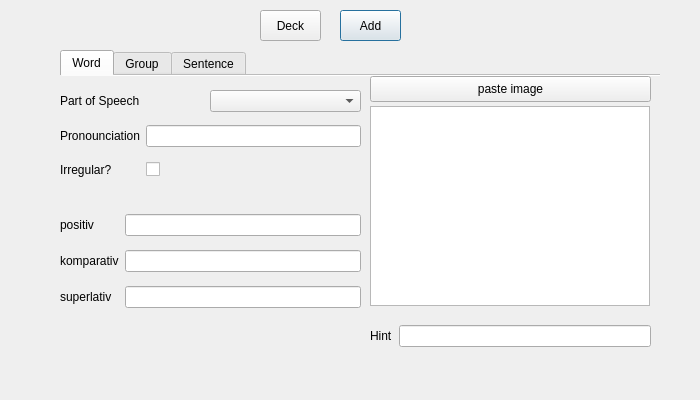
<?xml version="1.0" encoding="UTF-8"?>
<ui version="4.0">
 <class>MeinWindow</class>
 <widget class="QDialog" name="MeinWindow">
  <property name="enabled">
   <bool>true</bool>
  </property>
  <property name="geometry">
   <rect>
    <x>0</x>
    <y>0</y>
    <width>700</width>
    <height>400</height>
   </rect>
  </property>
  <property name="sizePolicy">
   <sizepolicy hsizetype="Preferred" vsizetype="Expanding">
    <horstretch>0</horstretch>
    <verstretch>0</verstretch>
   </sizepolicy>
  </property>
  <property name="windowTitle">
   <string>German Flashcard Creator</string>
  </property>
  <widget class="QPushButton" name="add_button">
   <property name="geometry">
    <rect>
     <x>340</x>
     <y>10</y>
     <width>61</width>
     <height>31</height>
    </rect>
   </property>
   <property name="text">
    <string>Add</string>
   </property>
   <property name="icon">
    <iconset theme="QIcon::ThemeIcon::ContactNew"/>
   </property>
  </widget>
  <widget class="QPushButton" name="deck_button">
   <property name="geometry">
    <rect>
     <x>260</x>
     <y>10</y>
     <width>61</width>
     <height>31</height>
    </rect>
   </property>
   <property name="text">
    <string>Deck</string>
   </property>
   <property name="icon">
    <iconset theme="QIcon::ThemeIcon::ContactNew"/>
   </property>
  </widget>
  <widget class="QTabWidget" name="tabs">
   <property name="geometry">
    <rect>
     <x>60</x>
     <y>50</y>
     <width>600</width>
     <height>350</height>
    </rect>
   </property>
   <property name="sizePolicy">
    <sizepolicy hsizetype="Expanding" vsizetype="Expanding">
     <horstretch>0</horstretch>
     <verstretch>1</verstretch>
    </sizepolicy>
   </property>
   <property name="tabPosition">
    <enum>QTabWidget::TabPosition::North</enum>
   </property>
   <property name="tabShape">
    <enum>QTabWidget::TabShape::Rounded</enum>
   </property>
   <property name="currentIndex">
    <number>0</number>
   </property>
   <property name="elideMode">
    <enum>Qt::TextElideMode::ElideNone</enum>
   </property>
   <property name="documentMode">
    <bool>true</bool>
   </property>
   <widget class="QWidget" name="word">
    <attribute name="title">
     <string>Word</string>
    </attribute>
    <widget class="QWidget" name="gridLayoutWidget">
     <property name="geometry">
      <rect>
       <x>0</x>
       <y>10</y>
       <width>301</width>
       <height>31</height>
      </rect>
     </property>
     <layout class="QGridLayout" name="part_of_speech">
      <item row="0" column="0">
       <widget class="QLabel" name="pos_label">
        <property name="text">
         <string>Part of Speech</string>
        </property>
       </widget>
      </item>
      <item row="0" column="1">
       <widget class="QComboBox" name="pos_dropdown">
        <property name="currentText">
         <string/>
        </property>
        <property name="placeholderText">
         <string>Nomen</string>
        </property>
        <item>
         <property name="text">
          <string>Nomen</string>
         </property>
        </item>
        <item>
         <property name="text">
          <string>Verben</string>
         </property>
        </item>
        <item>
         <property name="text">
          <string>Adjektiv</string>
         </property>
        </item>
        <item>
         <property name="text">
          <string>Artikel</string>
         </property>
        </item>
        <item>
         <property name="text">
          <string>Pronomen</string>
         </property>
        </item>
        <item>
         <property name="text">
          <string>Adverbien</string>
         </property>
        </item>
        <item>
         <property name="text">
          <string>Kunjunktionen</string>
         </property>
        </item>
        <item>
         <property name="text">
          <string>Wechselpräpositionen</string>
         </property>
        </item>
        <item>
         <property name="text">
          <string>Einwürfe</string>
         </property>
        </item>
       </widget>
      </item>
     </layout>
    </widget>
    <widget class="QWidget" name="gridLayoutWidget_3">
     <property name="geometry">
      <rect>
       <x>310</x>
       <y>240</y>
       <width>281</width>
       <height>41</height>
      </rect>
     </property>
     <layout class="QGridLayout" name="hint">
      <item row="0" column="0">
       <widget class="QLabel" name="hint_label">
        <property name="text">
         <string>Hint</string>
        </property>
       </widget>
      </item>
      <item row="0" column="1">
       <widget class="QLineEdit" name="hint_text"/>
      </item>
     </layout>
    </widget>
    <widget class="QWidget" name="gridLayoutWidget_4">
     <property name="geometry">
      <rect>
       <x>0</x>
       <y>40</y>
       <width>301</width>
       <height>71</height>
      </rect>
     </property>
     <layout class="QGridLayout" name="fixed">
      <item row="0" column="0">
       <widget class="QLabel" name="pronounciation_label">
        <property name="text">
         <string>Pronounciation</string>
        </property>
       </widget>
      </item>
      <item row="1" column="0">
       <widget class="QLabel" name="irregular_label">
        <property name="text">
         <string>Irregular?</string>
        </property>
       </widget>
      </item>
      <item row="1" column="1">
       <widget class="QCheckBox" name="irregular_checkbox">
        <property name="text">
         <string/>
        </property>
       </widget>
      </item>
      <item row="0" column="1">
       <widget class="QLineEdit" name="pronounciation_text"/>
      </item>
     </layout>
    </widget>
    <widget class="QStackedWidget" name="pager">
     <property name="geometry">
      <rect>
       <x>0</x>
       <y>110</y>
       <width>301</width>
       <height>191</height>
      </rect>
     </property>
     <property name="currentIndex">
      <number>2</number>
     </property>
     <widget class="QWidget" name="nomen_page">
      <widget class="QWidget" name="gridLayoutWidget_2">
       <property name="geometry">
        <rect>
         <x>0</x>
         <y>20</y>
         <width>301</width>
         <height>141</height>
        </rect>
       </property>
       <layout class="QGridLayout" name="nomen">
        <item row="3" column="0">
         <widget class="QLabel" name="plural_label">
          <property name="text">
           <string>Plural</string>
          </property>
         </widget>
        </item>
        <item row="2" column="0">
         <widget class="QLabel" name="genitive_label">
          <property name="text">
           <string>Genitive</string>
          </property>
         </widget>
        </item>
        <item row="0" column="1">
         <widget class="QComboBox" name="gender_dropdown">
          <item>
           <property name="text">
            <string>der</string>
           </property>
          </item>
          <item>
           <property name="text">
            <string>das</string>
           </property>
          </item>
          <item>
           <property name="text">
            <string>die</string>
           </property>
          </item>
         </widget>
        </item>
        <item row="0" column="0">
         <widget class="QLabel" name="gender_label">
          <property name="text">
           <string>Gender</string>
          </property>
         </widget>
        </item>
        <item row="1" column="0">
         <widget class="QLabel" name="stem_label">
          <property name="text">
           <string>Stem</string>
          </property>
         </widget>
        </item>
        <item row="1" column="1">
         <widget class="QLineEdit" name="stem_text"/>
        </item>
        <item row="2" column="1">
         <widget class="QLineEdit" name="genitive_text"/>
        </item>
        <item row="3" column="1">
         <widget class="QLineEdit" name="plural_text"/>
        </item>
       </layout>
      </widget>
     </widget>
     <widget class="QWidget" name="verben_page">
      <widget class="QWidget" name="gridLayoutWidget_5">
       <property name="geometry">
        <rect>
         <x>0</x>
         <y>20</y>
         <width>301</width>
         <height>141</height>
        </rect>
       </property>
       <layout class="QGridLayout" name="verben">
        <item row="1" column="0">
         <widget class="QLabel" name="pr3_label">
          <property name="text">
           <string>pr3</string>
          </property>
         </widget>
        </item>
        <item row="3" column="0">
         <widget class="QLabel" name="pp_label">
          <property name="text">
           <string>pp</string>
          </property>
         </widget>
        </item>
        <item row="2" column="0">
         <widget class="QLabel" name="past_label">
          <property name="text">
           <string>past</string>
          </property>
         </widget>
        </item>
        <item row="0" column="0">
         <widget class="QLabel" name="inf_label">
          <property name="text">
           <string>inf</string>
          </property>
         </widget>
        </item>
        <item row="0" column="1">
         <widget class="QLineEdit" name="inf_text"/>
        </item>
        <item row="1" column="1">
         <widget class="QLineEdit" name="pr3_text"/>
        </item>
        <item row="2" column="1">
         <widget class="QLineEdit" name="past_text"/>
        </item>
        <item row="3" column="1">
         <widget class="QLineEdit" name="pp_text"/>
        </item>
       </layout>
      </widget>
     </widget>
     <widget class="QWidget" name="adjektiv_page">
      <widget class="QWidget" name="gridLayoutWidget_6">
       <property name="geometry">
        <rect>
         <x>0</x>
         <y>20</y>
         <width>301</width>
         <height>111</height>
        </rect>
       </property>
       <layout class="QGridLayout" name="adjektiv">
        <item row="0" column="0">
         <widget class="QLabel" name="positiv_label">
          <property name="text">
           <string>positiv</string>
          </property>
         </widget>
        </item>
        <item row="1" column="0">
         <widget class="QLabel" name="komparativ_label">
          <property name="text">
           <string>komparativ</string>
          </property>
         </widget>
        </item>
        <item row="2" column="0">
         <widget class="QLabel" name="superlativ_label">
          <property name="text">
           <string>superlativ</string>
          </property>
         </widget>
        </item>
        <item row="2" column="1">
         <widget class="QLineEdit" name="superlativ_text"/>
        </item>
        <item row="1" column="1">
         <widget class="QLineEdit" name="komparativ_text"/>
        </item>
        <item row="0" column="1">
         <widget class="QLineEdit" name="positiv_text"/>
        </item>
       </layout>
      </widget>
     </widget>
     <widget class="QWidget" name="default_page">
      <widget class="QWidget" name="gridLayoutWidget_7">
       <property name="geometry">
        <rect>
         <x>0</x>
         <y>20</y>
         <width>301</width>
         <height>41</height>
        </rect>
       </property>
       <layout class="QGridLayout" name="default_pos">
        <item row="0" column="0">
         <widget class="QLabel" name="spelling_label">
          <property name="text">
           <string>Spelling</string>
          </property>
         </widget>
        </item>
        <item row="0" column="1">
         <widget class="QLineEdit" name="spelling_text"/>
        </item>
       </layout>
      </widget>
     </widget>
    </widget>
    <widget class="QTextEdit" name="image_text">
     <property name="geometry">
      <rect>
       <x>310</x>
       <y>30</y>
       <width>280</width>
       <height>200</height>
      </rect>
     </property>
    </widget>
    <widget class="QPushButton" name="image_button">
     <property name="geometry">
      <rect>
       <x>310</x>
       <y>0</y>
       <width>281</width>
       <height>26</height>
      </rect>
     </property>
     <property name="text">
      <string>paste image</string>
     </property>
    </widget>
   </widget>
   <widget class="QWidget" name="group">
    <property name="enabled">
     <bool>true</bool>
    </property>
    <attribute name="title">
     <string>Group</string>
    </attribute>
    <widget class="QTableWidget" name="group_table">
     <property name="geometry">
      <rect>
       <x>10</x>
       <y>50</y>
       <width>581</width>
       <height>261</height>
      </rect>
     </property>
     <property name="columnCount">
      <number>0</number>
     </property>
     <attribute name="horizontalHeaderCascadingSectionResizes">
      <bool>false</bool>
     </attribute>
     <attribute name="horizontalHeaderDefaultSectionSize">
      <number>100</number>
     </attribute>
    </widget>
    <widget class="QLineEdit" name="subject_text">
     <property name="geometry">
      <rect>
       <x>230</x>
       <y>10</y>
       <width>249</width>
       <height>26</height>
      </rect>
     </property>
    </widget>
    <widget class="QLabel" name="label">
     <property name="geometry">
      <rect>
       <x>170</x>
       <y>10</y>
       <width>58</width>
       <height>18</height>
      </rect>
     </property>
     <property name="text">
      <string>Subject</string>
     </property>
    </widget>
   </widget>
   <widget class="QWidget" name="sentence">
    <attribute name="title">
     <string>Sentence</string>
    </attribute>
    <widget class="QLabel" name="sentence_label">
     <property name="geometry">
      <rect>
       <x>10</x>
       <y>10</y>
       <width>58</width>
       <height>18</height>
      </rect>
     </property>
     <property name="text">
      <string>Sentence</string>
     </property>
    </widget>
    <widget class="QPlainTextEdit" name="sentence_text">
     <property name="geometry">
      <rect>
       <x>10</x>
       <y>40</y>
       <width>581</width>
       <height>71</height>
      </rect>
     </property>
    </widget>
   </widget>
  </widget>
 </widget>
 <resources/>
 <connections/>
</ui>
